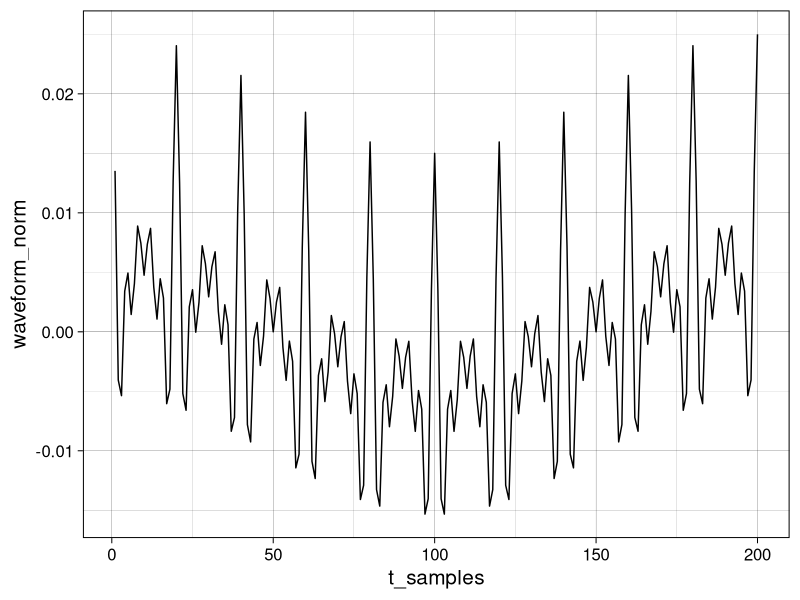
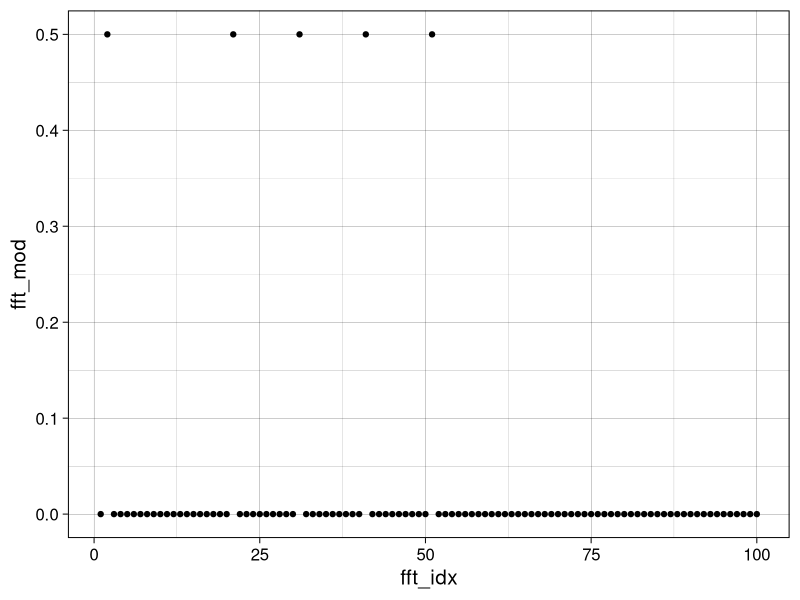

Reproduce these figures in R, in order.
## ---- chunk 1
knitr::opts_chunk$set(echo = TRUE)
## ---- chunk 2
library(dplyr)
library(ggplot2)
## ---- chunk 3
theme_set(theme_linedraw(base_size = 15))
## ---- chunk 4
generate_waveform <- function(freq_hzs, amplitudes, decay_tau = NA, duration_s = 1.0, sr = 200) {
  t_samples <- seq(sr * duration_s)
  waveform_matrix = matrix(nrow = length(freq_hzs), ncol = length(t_samples))
  
  for (i in seq_along(freq_hzs)) {
    if (is.na(decay_tau)) {
      waveform_matrix[i, ] <- amplitudes[i] * cos(2 * pi * freq_hzs[i] * t_samples / sr)
    }
    else {
      waveform_matrix[i, ] <- amplitudes[i] * cos(2 * pi * freq_hzs[i] * t_samples / sr) * exp(-t_samples / (decay_tau * sr))
    }
  }
  
  wv <- colSums(waveform_matrix)
  
  data.frame(
    t_samples = t_samples,
    waveform = wv,
    waveform_norm = wv / length(wv)
  )
}
## ---- chunk 5
waveform_2 <- generate_waveform(
  c(1, 20, 30, 40, 50), 
  rep(1.0, 5)
)

waveform_2  %>%
  ggplot(aes(x = t_samples, y = waveform_norm)) +
    geom_line()
## ---- chunk 6
# y <- fft(waveform_2$waveform / length(waveform_2$waveform))
# y[which(Re(y) > 0.05 | Im(y) > 0.05)]
## ---- chunk 7
fft_df <- function(waveform_df) {
  original_fft <- fft(waveform_df$waveform_norm)
  print(length(original_fft))
  
  y <- original_fft[1:floor(length(original_fft) / 2)]
  print(length(y))
  
  data.frame(
    fft_idx = seq_along(y),
    fft_complex = y,
    fft_re = Re(y),
    fft_im = Im(y),
    fft_mod = Mod(y)
  )
} 
## ---- chunk 8
waveform_2 %>%
  fft_df() %>%
  ggplot(aes(x = fft_idx, y = fft_mod)) +
  geom_point()
## ---- chunk 9
waveform_2 %>%
  fft_df() %>%
  filter(fft_mod > 1e-2)
